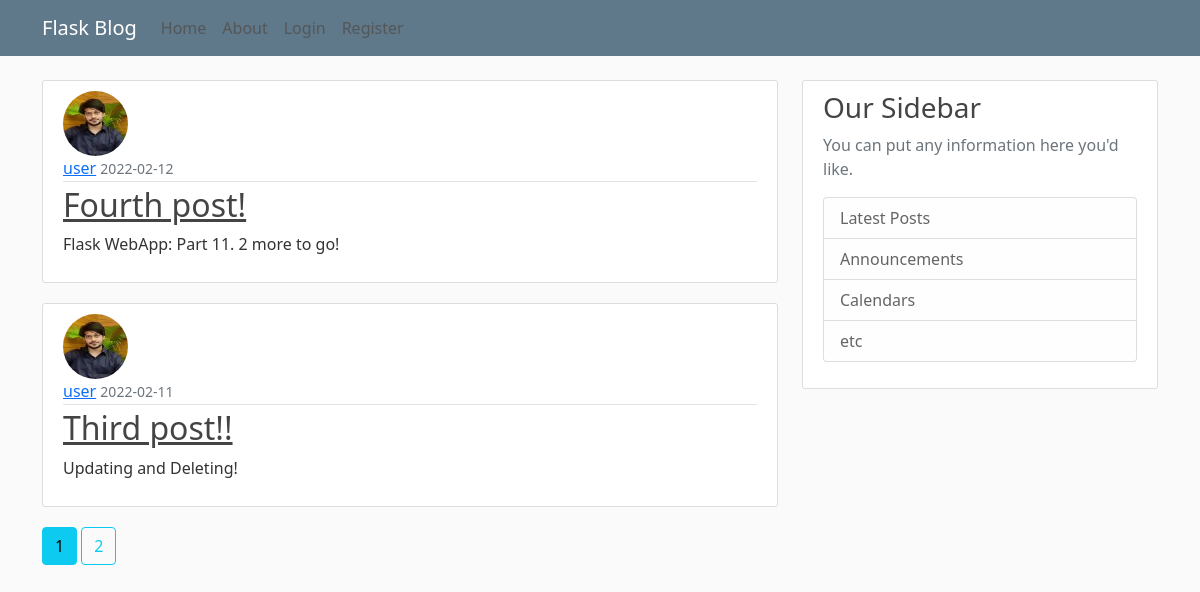
The page /home on the database its author committed.
### flaskblog/models.py (models this page shows, shortened)
class Post(db.Model):
    id = db.Column(db.Integer, primary_key=True)
    title = db.Column(db.String(100), nullable=False)
    date_posted = db.Column(db.DateTime, nullable=False, default=datetime.utcnow)
    content = db.Column(db.Text, nullable=False)
    user_id = db.Column(db.Integer, db.ForeignKey('user.id'), nullable=False)

class User(db.Model, UserMixin):
    id = db.Column(db.Integer, primary_key=True)
    username = db.Column(db.String(20), unique=True, nullable=False)
    email = db.Column(db.String(120), unique=True, nullable=False)
    image_file = db.Column(db.String(20), nullable=False, default='default.jpg')
    password = db.Column(db.String(60), nullable=False)
    posts = db.relationship('Post', backref='author', lazy=True)

### flaskblog/main/routes.py (the view)
@main.route("/")
@main.route("/home")
def home():
    page = request.args.get('page', 1, type=int)
    posts = Post.query.order_by(Post.date_posted.desc()).paginate(page=page, per_page=2)
    return render_template('home.html', posts=posts)

### flaskblog/templates/home.html (shortened to what this page needs)
{% extends "layout.html" %}
{% block content %}
    {% for post in posts.items %}
        <article class="media content-section">
          <img class="rounded-circle article-img" src="{{ url_for('static', filename='profile_pics/' + post.author.image_file) }}">
          <div class="media-body">
            <div class="article-metadata">
              <a class="mr-2" href="{{ url_for('users.user_posts', username = post.author.username) }}">{{ post.author.username }}</a>
              <small class="text-muted">{{ post.date_posted.strftime('%Y-%m-%d') }}</small>
            </div>
            <h2><a class="article-title" href="{{ url_for('posts.post', post_id=post.id) }}">{{ post.title }}</a></h2>
            <p class="article-content">{{ post.content }}</p>
          </div>
        </article>
    {% endfor %}
    {% for page_num in posts.iter_pages(left_edge=1, right_edge=1, left_current=1, right_current=2) %}
      {% if page_num %}
        {% if posts.page == page_num %}
          <a class="btn btn-info mb-4" href="{{ url_for('main.home', page=page_num) }}">{{ page_num }}</a>
        {% else %}
          <a class="btn btn-outline-info mb-4" href="{{ url_for('main.home', page=page_num) }}">{{ page_num }}</a>
        {% endif %}
      {% endif %}
    {% endfor %}
{% endblock content %}

### flaskblog/static/main.css (style rules this page uses)
body { background: #fafafa; color: #333333; margin-top: 5rem; }
h1, h2, h3, h4, h5, h6 { color: #444444; }
.content-section { background: #ffffff; padding: 10px 20px; border: 1px solid #dddddd; border-radius: 3px; margin-bottom: 20px; }
.article-title { color: #444444; }
.article-content { white-space: pre-line; }
.article-img { height: 65px; width: 65px; margin-right: 16px; }
.article-metadata { padding-bottom: 1px; margin-bottom: 4px; border-bottom: 1px solid #e3e3e3 }

### rows shown on the page
Post: image_file (picture), author.username "user", date_posted "2022-02-12", title "Fourth post!", content "Flask WebApp: Part 11. 2 more to go!"
Post: image_file (picture), author.username "user", date_posted "2022-02-11", title "Third post!!", content "Updating and Deleting!"

### other values the page prints
{{ page_num }} "1"
{{ page_num }} "2"
